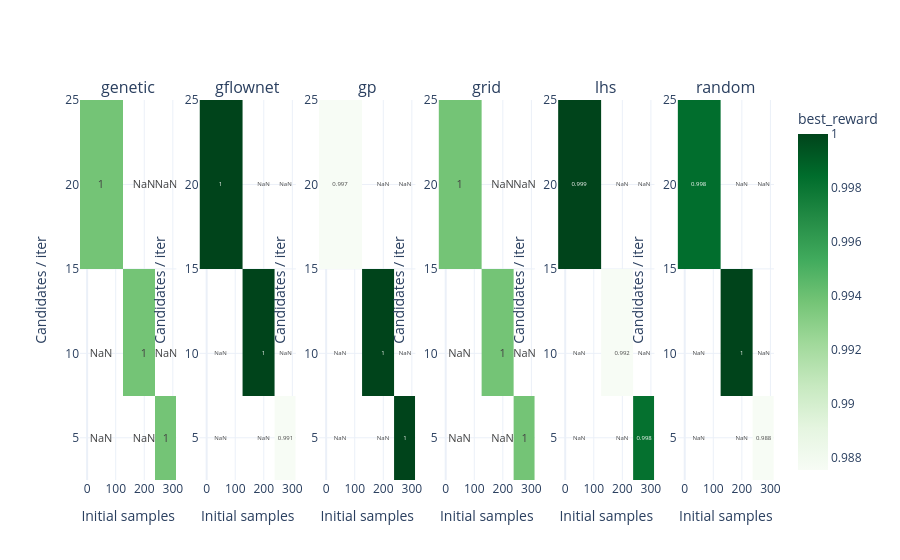

The cell this chart's notebook holds for it:
### Code cell
plot_budget_tradeoff(metrics, metric="best_reward")

### Figure 1 — Plotly figure (JSON) as saved in the notebook; plotly's stock layout.template omitted (floating-point values rounded to 4 significant figures)
{"data": [{"colorscale": [[0, "rgb(247,252,245)"], [0.125, "rgb(229,245,224)"], [0.25, "rgb(199,233,192)"], [0.375, "rgb(161,217,155)"], [0.5, "rgb(116,196,118)"], [0.625, "rgb(65,171,93)"], [0.75, "rgb(35,139,69)"], [0.875, "rgb(0,109,44)"], [1, "rgb(0,68,27)"]], "showscale": false, "text": [[NaN, NaN, 1.0], [NaN, 1.0, NaN], [1.0, NaN, NaN]], "texttemplate": "%{text}", "type": "heatmap", "x": [50, 200, 275], "xaxis": "x", "y": [5, 10, 20], "yaxis": "y", "z": [[NaN, NaN, 1.0], [NaN, 1.0, NaN], [1.0, NaN, NaN]], "zmax": 0, "zmin": 0}, {"colorscale": [[0, "rgb(247,252,245)"], [0.125, "rgb(229,245,224)"], [0.25, "rgb(199,233,192)"], [0.375, "rgb(161,217,155)"], [0.5, "rgb(116,196,118)"], [0.625, "rgb(65,171,93)"], [0.75, "rgb(35,139,69)"], [0.875, "rgb(0,109,44)"], [1, "rgb(0,68,27)"]], "showscale": false, "text": [[NaN, NaN, 0.991], [NaN, 1.0, NaN], [1.0, NaN, NaN]], "texttemplate": "%{text}", "type": "heatmap", "x": [50, 200, 275], "xaxis": "x2", "y": [5, 10, 20], "yaxis": "y2", "z": [[NaN, NaN, 0.9907], [NaN, 1.0, NaN], [1.0, NaN, NaN]], "zmax": 0, "zmin": 0}, {"colorscale": [[0, "rgb(247,252,245)"], [0.125, "rgb(229,245,224)"], [0.25, "rgb(199,233,192)"], [0.375, "rgb(161,217,155)"], [0.5, "rgb(116,196,118)"], [0.625, "rgb(65,171,93)"], [0.75, "rgb(35,139,69)"], [0.875, "rgb(0,109,44)"], [1, "rgb(0,68,27)"]], "showscale": false, "text": [[NaN, NaN, 1.0], [NaN, 1.0, NaN], [0.997, NaN, NaN]], "texttemplate": "%{text}", "type": "heatmap", "x": [50, 200, 275], "xaxis": "x3", "y": [5, 10, 20], "yaxis": "y3", "z": [[NaN, NaN, 1.0], [NaN, 1.0, NaN], [0.9974, NaN, NaN]], "zmax": 0, "zmin": 0}, {"colorscale": [[0, "rgb(247,252,245)"], [0.125, "rgb(229,245,224)"], [0.25, "rgb(199,233,192)"], [0.375, "rgb(161,217,155)"], [0.5, "rgb(116,196,118)"], [0.625, "rgb(65,171,93)"], [0.75, "rgb(35,139,69)"], [0.875, "rgb(0,109,44)"], [1, "rgb(0,68,27)"]], "showscale": false, "text": [[NaN, NaN, 1.0], [NaN, 1.0, NaN], [1.0, NaN, NaN]], "texttemplate": "%{text}", "type": "heatmap", "x": [50, 200, 275], "xaxis": "x4", "y": [5, 10, 20], "yaxis": "y4", "z": [[NaN, NaN, 1.0], [NaN, 1.0, NaN], [1.0, NaN, NaN]], "zmax": 0, "zmin": 0}, {"colorscale": [[0, "rgb(247,252,245)"], [0.125, "rgb(229,245,224)"], [0.25, "rgb(199,233,192)"], [0.375, "rgb(161,217,155)"], [0.5, "rgb(116,196,118)"], [0.625, "rgb(65,171,93)"], [0.75, "rgb(35,139,69)"], [0.875, "rgb(0,109,44)"], [1, "rgb(0,68,27)"]], "showscale": false, "text": [[NaN, NaN, 0.998], [NaN, 0.992, NaN], [0.999, NaN, NaN]], "texttemplate": "%{text}", "type": "heatmap", "x": [50, 200, 275], "xaxis": "x5", "y": [5, 10, 20], "yaxis": "y5", "z": [[NaN, NaN, 0.9985], [NaN, 0.9923, NaN], [0.9995, NaN, NaN]], "zmax": 0, "zmin": 0}, {"colorbar": {"title": {"text": "best_reward"}}, "colorscale": [[0, "rgb(247,252,245)"], [0.125, "rgb(229,245,224)"], [0.25, "rgb(199,233,192)"], [0.375, "rgb(161,217,155)"], [0.5, "rgb(116,196,118)"], [0.625, "rgb(65,171,93)"], [0.75, "rgb(35,139,69)"], [0.875, "rgb(0,109,44)"], [1, "rgb(0,68,27)"]], "showscale": true, "text": [[NaN, NaN, 0.988], [NaN, 1.0, NaN], [0.998, NaN, NaN]], "texttemplate": "%{text}", "type": "heatmap", "x": [50, 200, 275], "xaxis": "x6", "y": [5, 10, 20], "yaxis": "y6", "z": [[NaN, NaN, 0.9876], [NaN, 1.0, NaN], [0.9984, NaN, NaN]], "zmax": 0, "zmin": 0}], "layout": {"annotations": [{"font": {"size": 16}, "showarrow": false, "text": "genetic", "x": 0.06944, "xanchor": "center", "xref": "paper", "y": 1, "yanchor": "bottom", "yref": "paper"}, {"font": {"size": 16}, "showarrow": false, "text": "gflownet", "x": 0.2417, "xanchor": "center", "xref": "paper", "y": 1, "yanchor": "bottom", "yref": "paper"}, {"font": {"size": 16}, "showarrow": false, "text": "gp", "x": 0.4139, "xanchor": "center", "xref": "paper", "y": 1, "yanchor": "bottom", "yref": "paper"}, {"font": {"size": 16}, "showarrow": false, "text": "grid", "x": 0.5861, "xanchor": "center", "xref": "paper", "y": 1, "yanchor": "bottom", "yref": "paper"}, {"font": {"size": 16}, "showarrow": false, "text": "lhs", "x": 0.7583, "xanchor": "center", "xref": "paper", "y": 1, "yanchor": "bottom", "yref": "paper"}, {"font": {"size": 16}, "showarrow": false, "text": "random", "x": 0.9306, "xanchor": "center", "xref": "paper", "y": 1, "yanchor": "bottom", "yref": "paper"}], "xaxis": {"anchor": "y", "domain": [0, 0.1389], "title": {"text": "Initial samples"}}, "xaxis2": {"anchor": "y2", "domain": [0.1722, 0.3111], "title": {"text": "Initial samples"}}, "xaxis3": {"anchor": "y3", "domain": [0.3444, 0.4833], "title": {"text": "Initial samples"}}, "xaxis4": {"anchor": "y4", "domain": [0.5167, 0.6556], "title": {"text": "Initial samples"}}, "xaxis5": {"anchor": "y5", "domain": [0.6889, 0.8278], "title": {"text": "Initial samples"}}, "xaxis6": {"anchor": "y6", "domain": [0.8611, 1], "title": {"text": "Initial samples"}}, "yaxis": {"anchor": "x", "domain": [0, 1], "title": {"text": "Candidates / iter"}}, "yaxis2": {"anchor": "x2", "domain": [0, 1], "title": {"text": "Candidates / iter"}}, "yaxis3": {"anchor": "x3", "domain": [0, 1], "title": {"text": "Candidates / iter"}}, "yaxis4": {"anchor": "x4", "domain": [0, 1], "title": {"text": "Candidates / iter"}}, "yaxis5": {"anchor": "x5", "domain": [0, 1], "title": {"text": "Candidates / iter"}}, "yaxis6": {"anchor": "x6", "domain": [0, 1], "title": {"text": "Candidates / iter"}}}}
